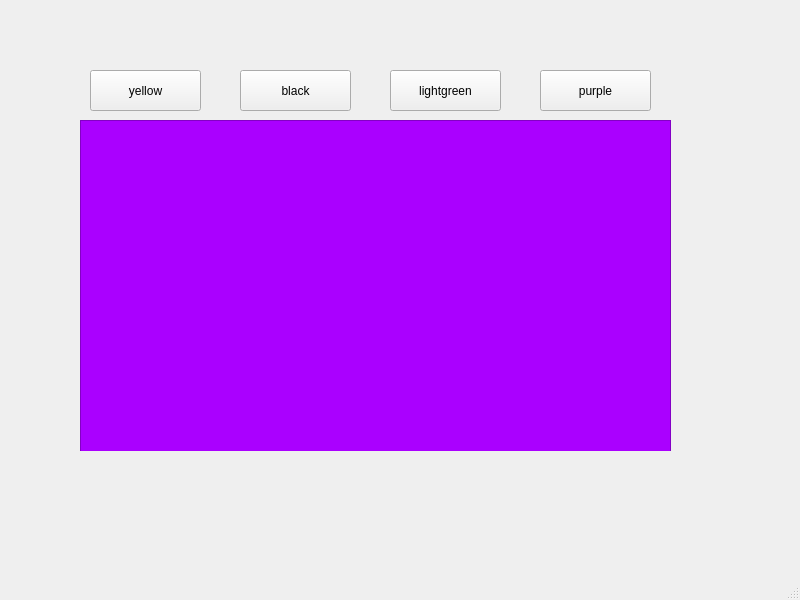
<?xml version="1.0" encoding="UTF-8"?>
<ui version="4.0">
 <class>MainWindow</class>
 <widget class="QMainWindow" name="MainWindow">
  <property name="geometry">
   <rect>
    <x>0</x>
    <y>0</y>
    <width>800</width>
    <height>600</height>
   </rect>
  </property>
  <property name="windowTitle">
   <string>MainWindow</string>
  </property>
  <widget class="QWidget" name="centralwidget">
   <widget class="QStackedWidget" name="stackedWidget">
    <property name="geometry">
     <rect>
      <x>80</x>
      <y>120</y>
      <width>591</width>
      <height>331</height>
     </rect>
    </property>
    <property name="currentIndex">
     <number>3</number>
    </property>
    <widget class="QWidget" name="page">
     <widget class="QFrame" name="frame_4">
      <property name="geometry">
       <rect>
        <x>0</x>
        <y>0</y>
        <width>591</width>
        <height>341</height>
       </rect>
      </property>
      <property name="styleSheet">
       <string notr="true">background-color: rgb(255, 255, 0);</string>
      </property>
      <property name="frameShape">
       <enum>QFrame::StyledPanel</enum>
      </property>
      <property name="frameShadow">
       <enum>QFrame::Raised</enum>
      </property>
     </widget>
    </widget>
    <widget class="QWidget" name="page_2">
     <widget class="QFrame" name="frame_3">
      <property name="geometry">
       <rect>
        <x>0</x>
        <y>0</y>
        <width>591</width>
        <height>321</height>
       </rect>
      </property>
      <property name="styleSheet">
       <string notr="true">background-color: rgb(0, 0, 0);</string>
      </property>
      <property name="frameShape">
       <enum>QFrame::StyledPanel</enum>
      </property>
      <property name="frameShadow">
       <enum>QFrame::Raised</enum>
      </property>
     </widget>
    </widget>
    <widget class="QWidget" name="page_3">
     <widget class="QFrame" name="frame_2">
      <property name="geometry">
       <rect>
        <x>0</x>
        <y>0</y>
        <width>591</width>
        <height>331</height>
       </rect>
      </property>
      <property name="styleSheet">
       <string notr="true">background-color: rgb(170, 255, 0);</string>
      </property>
      <property name="frameShape">
       <enum>QFrame::StyledPanel</enum>
      </property>
      <property name="frameShadow">
       <enum>QFrame::Raised</enum>
      </property>
     </widget>
    </widget>
    <widget class="QWidget" name="page_4">
     <widget class="QFrame" name="frame">
      <property name="geometry">
       <rect>
        <x>0</x>
        <y>0</y>
        <width>591</width>
        <height>333</height>
       </rect>
      </property>
      <property name="styleSheet">
       <string notr="true">background-color: rgb(170, 0, 255);</string>
      </property>
      <property name="frameShape">
       <enum>QFrame::StyledPanel</enum>
      </property>
      <property name="frameShadow">
       <enum>QFrame::Raised</enum>
      </property>
     </widget>
    </widget>
   </widget>
   <widget class="QPushButton" name="push_1">
    <property name="geometry">
     <rect>
      <x>90</x>
      <y>70</y>
      <width>111</width>
      <height>41</height>
     </rect>
    </property>
    <property name="text">
     <string>yellow</string>
    </property>
   </widget>
   <widget class="QPushButton" name="push_2">
    <property name="geometry">
     <rect>
      <x>240</x>
      <y>70</y>
      <width>111</width>
      <height>41</height>
     </rect>
    </property>
    <property name="text">
     <string>black</string>
    </property>
   </widget>
   <widget class="QPushButton" name="push_3">
    <property name="geometry">
     <rect>
      <x>390</x>
      <y>70</y>
      <width>111</width>
      <height>41</height>
     </rect>
    </property>
    <property name="text">
     <string>lightgreen</string>
    </property>
   </widget>
   <widget class="QPushButton" name="push_4">
    <property name="geometry">
     <rect>
      <x>540</x>
      <y>70</y>
      <width>111</width>
      <height>41</height>
     </rect>
    </property>
    <property name="text">
     <string>purple</string>
    </property>
   </widget>
  </widget>
  <widget class="QMenuBar" name="menubar">
   <property name="geometry">
    <rect>
     <x>0</x>
     <y>0</y>
     <width>800</width>
     <height>26</height>
    </rect>
   </property>
  </widget>
  <widget class="QStatusBar" name="statusbar"/>
 </widget>
 <resources/>
 <connections/>
</ui>
